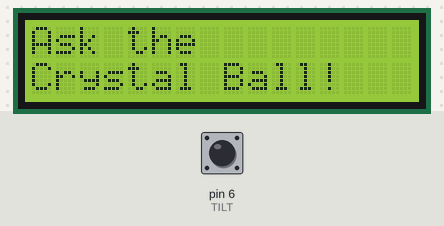
Simulated run of this sketch. Board: Arduino Uno, built with avr-gcc and run on an emulated ATmega328P. On the bench: 16×2 character LCD. The inputs (shaded band) are chosen by the test bench; at power-on: pin 6 (TILT) HIGH. Random numbers use the default seed unless the sketch sets one; what the sketch prints to the serial monitor is not drawn.

Above: at 1.2 s.
1.3 s: pin 6 (TILT) driven LOW
At 1.9 s:
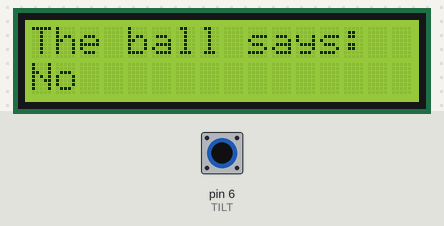
Timing chart, 0 to 2.0 s (numbered marks = the images above; inputs shaded):
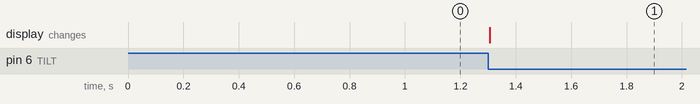

The sketch:

lcd-crystal-ball.ino
```cpp
#include <LiquidCrystal.h>

#define nelem(x) (sizeof(x) / sizeof(x[0]))

enum {
  TILT = 6,
};

LiquidCrystal lcd(12, 11, 5, 4, 3, 2);
int lastsw;

void setup() {
  pinMode(TILT, INPUT);
  Serial.begin(38400);
  lcd.begin(16, 2);
  lcd.print("Ask the");
  lcd.setCursor(0, 1);
  lcd.print("Crystal Ball!");
}

void loop() {
  const char *tab[] = {
    "Yes", "Most likely", "Certainly", "Outlook good",
    "Unsure", "Ask again", "Doubtful", "No",
  };
  int sw, reply;

  sw = digitalRead(TILT);
  Serial.println(sw);
  if (sw != lastsw && sw == LOW) {
    reply = random(nelem(tab));
    Serial.println(reply);

    lcd.clear();
    lcd.setCursor(0, 0);
    lcd.print("The ball says:");
    lcd.setCursor(0, 1);
    lcd.print(tab[reply]);
  }

  lastsw = sw;
}
```

Measured:
- after the input at 1.3 s, the display: changes at once (image 1)
